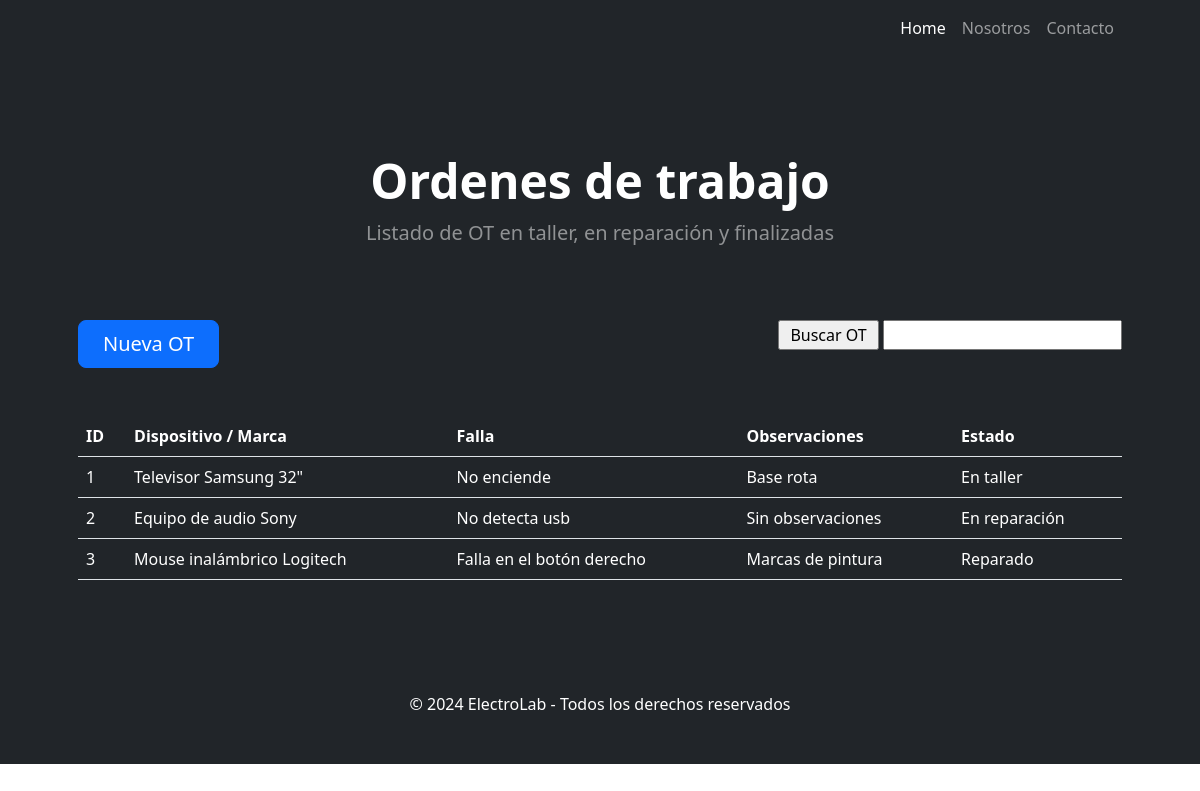
The app's page /AppSitio/trabajos/, older data.
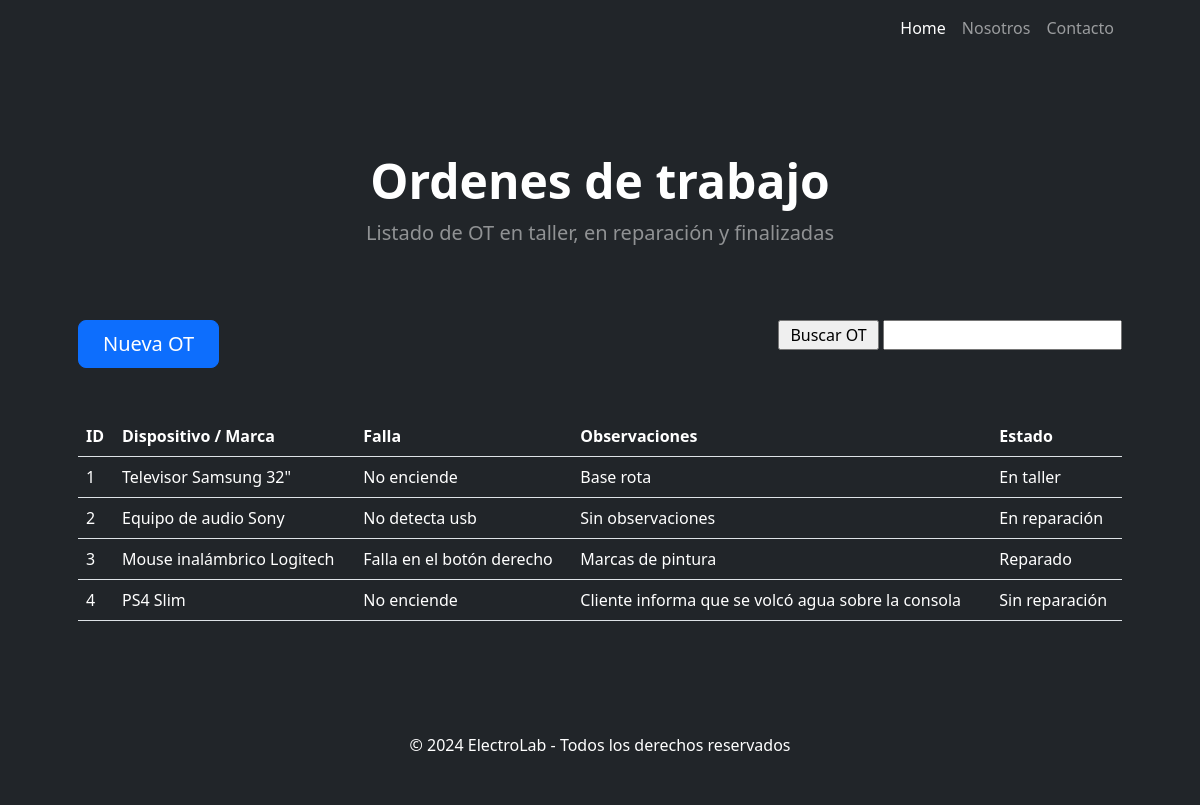
The same page, newer data.
### AppSitio/models.py (models this page shows, shortened)
class Trabajo(models.Model):
    dispositivo = models.CharField(max_length=50)
    falla = models.CharField(max_length=50)
    observaciones = models.CharField(max_length=50)
    estado = models.CharField(max_length=50)

### AppSitio/views.py (the view)
# urls.py: path('trabajos/', trabajos, name = "trabajos"),
def trabajos(request):
    contexto = {'trabajos': Trabajo.objects.all()}
    return render(request, "AppSitio/trabajos.html", contexto)

### AppSitio/templates/AppSitio/trabajos.html (shortened to what this page needs)
{% extends "AppSitio/home.html" %}
{% block principal %}
<h1 class="display-5 fw-bolder text-white mb-2">Ordenes de trabajo</h1>
<p class="lead text-white-50 mb-4">Listado de OT en taller, en reparación y finalizadas</p>
{% endblock principal %}
{% block agregar %}
<div style="display: flex; justify-content: space-between;">
    <a class="btn btn-primary btn-lg px-4 me-sm-3" href="{% url 'trabajoForm' %}">Nueva OT</a>
    <form action="{% url 'buscarTrabajos' %}" method="get">
        <input type="submit" value=" Buscar OT ">
        <input type="text" name="buscar" id="buscar" required>
    </form>
</div>
<br>
<br>
    <table class="table text-white">
        <thead>
            <tr>
                <th>ID</th>
                <th>Dispositivo / Marca</th>
                <th>Falla</th>
                <th>Observaciones</th>
                <th>Estado</th>
            </tr>
        </thead>
        <tbody>
    {% for t in trabajos %}
            <tr>
                <td>{{ t.id }}</td>
                <td>{{ t.dispositivo }}</td>
                <td>{{ t.falla }}</td>
                <td>{{ t.observaciones }}</td>
                <td>{{ t.estado }}</td>
            </tr>
    {% endfor %}
        </tbody>
    </table>
{% endblock agregar %}

Row changes from the older to the newer data that the page shows:
added Trabajo: id "4", dispositivo "PS4 Slim", falla "No enciende", observaciones "Cliente informa que se volcó agua sobre la consola", estado "Sin reparación"
